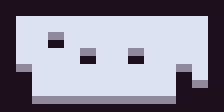

The image is a tile-based game level rendered from a .tmx file. Its description and complete source (layers, tilesets, objects, tile grids) follow:
An orthogonal 14x7 tile map with 16x16 px tiles, 1 tile layer (tiles) and 22 objects (7x squar, 6x trap, player, pudding).

<map version="1.5" tiledversion="1.7.2" orientation="orthogonal" renderorder="right-down" width="14" height="7" tilewidth="16" tileheight="16" infinite="0" nextlayerid="3" nextobjectid="27">
 <editorsettings>
  <export target="biglvl.lua" format="lua" />
 </editorsettings>
 <properties>
  <property name="attack" type="int" value="1" />
  <property name="block" type="int" value="2" />
  <property name="disarm" type="int" value="2" />
  <property name="move1" type="int" value="1" />
  <property name="move2" type="int" value="4" />
  <property name="move3" type="int" value="5" />
  <property name="push" type="int" value="2" />
 </properties>
 <tileset firstgid="1" source="tileset1.tsx" />
 <layer id="1" name="tiles" width="14" height="7">
  <data encoding="csv">
51,51,51,51,51,51,51,51,51,51,51,51,51,51,
51,31,31,31,31,31,31,31,31,31,31,31,31,51,
51,31,31,41,31,31,31,31,31,31,31,31,31,51,
51,31,31,31,31,41,31,31,41,31,31,31,31,51,
51,41,31,31,31,31,31,31,31,31,31,41,31,51,
51,51,31,31,31,31,31,31,31,31,31,51,41,51,
51,51,41,41,41,41,41,41,41,41,41,51,51,51
</data>
 </layer>
 <objectgroup id="2" name="objects">
  <object id="1" type="player" gid="38" x="48" y="64" width="16" height="16">
   <properties>
    <property name="health" type="int" value="5" />
   </properties>
  </object>
  <object id="2" type="pudding" gid="28" x="192" y="80" width="16" height="16" />
  <object id="3" type="squar" gid="39" x="32" y="48" width="16" height="16">
   <properties>
    <property name="damage" type="int" value="2" />
    <property name="direction" value="left" />
   </properties>
  </object>
  <object id="4" type="squar" gid="39" x="64" y="80" width="16" height="16">
   <properties>
    <property name="damage" type="int" value="1" />
    <property name="direction" value="down" />
   </properties>
  </object>
  <object id="5" type="squar" gid="39" x="80" y="32" width="16" height="16">
   <properties>
    <property name="damage" type="int" value="2" />
    <property name="direction" value="left" />
   </properties>
  </object>
  <object id="9" type="squar" gid="39" x="176" y="48" width="16" height="16">
   <properties>
    <property name="damage" type="int" value="3" />
    <property name="direction" value="left" />
   </properties>
  </object>
  <object id="10" gid="50" x="160" y="48" width="16" height="16" />
  <object id="12" type="squar" gid="39" x="112" y="96" width="16" height="16">
   <properties>
    <property name="damage" type="int" value="3" />
    <property name="direction" value="up" />
   </properties>
  </object>
  <object id="13" gid="50" x="112" y="80" width="16" height="16" />
  <object id="14" gid="48" x="112" y="64" width="16" height="16" />
  <object id="15" type="squar" gid="39" x="96" y="64" width="16" height="16">
   <properties>
    <property name="damage" type="int" value="1" />
    <property name="direction" value="right" />
   </properties>
  </object>
  <object id="16" type="trap" gid="15" x="112" y="48" width="16" height="16" />
  <object id="17" type="trap" gid="15" x="80" y="80" width="16" height="16" />
  <object id="18" type="trap" gid="15" x="128" y="96" width="16" height="16" />
  <object id="19" type="trap" gid="15" x="144" y="64" width="16" height="16" />
  <object id="20" type="trap" gid="15" x="160" y="80" width="16" height="16" />
  <object id="21" type="trap" gid="15" x="192" y="48" width="16" height="16" />
  <object id="22" type="squar" gid="39" x="144" y="32" width="16" height="16">
   <properties>
    <property name="damage" type="int" value="2" />
    <property name="direction" value="left" />
   </properties>
  </object>
  <object id="23" gid="49" x="128" y="32" width="16" height="16" />
  <object id="24" gid="49" x="64" y="32" width="16" height="16" />
  <object id="25" gid="49" x="16" y="48" width="16" height="16" />
  <object id="26" gid="48" x="64" y="96" width="16" height="16" />
 </objectgroup>
</map>
